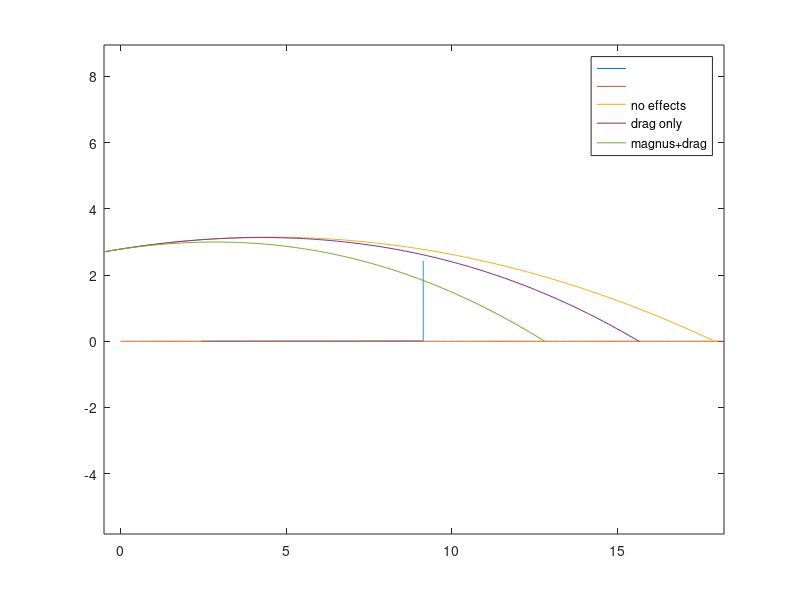

Recreate this plot in MATLAB.
clear all, clc

% Articles
% https://thesportjournal.org/article/normative-profiles-for-serve-speed-for-the-training-of-the-serve-and-reception-in-volleyball/
% https://www.mdpi.com/2076-3417/9/19/4007
% https://www.mdpi.com/2073-4441/14/17/2593 - Drag/lift spinning sphere
% https://www.engineersedge.com/calculators/magnus_effect_calculator_15766.htm
% Note, Reynolds Re ranges from 2e5 (v = 10 m/s) to 6e5 (v = 28 m/s)

%% Arrays and Variables

x = zeros(1000,1);
y = zeros(1000,1);
xdrag = zeros(1000,1);
ydrag = zeros(1000,1);
xdragmagnus = zeros(1000,1);
ydragmagnus = zeros(1000,1);
Vx = zeros(1000,1);
Vy = zeros(1000,1);
Vxdrag = zeros(1000,1);
Vydrag = zeros(1000,1);
Vxdragmagnus = zeros(1000,1);
Vydragmagnus = zeros(1000,1);
xnet = zeros(300,1);
ynet = zeros(300,1);
xfloor = zeros(300,1);
yfloor = zeros(300,1);

yfinished = 0;
ydfinished = 0;
ydmfinished = 0;

% Serve variables
angledeg = 10; % angle in degrees
angle = angledeg*pi/180; % angle for calcs
Vi = 17; % velocity in meters/s
x(1) = -.5;
y(1) = 2.70;

% angledeg = 10; % angle in degrees
% angle = angledeg*pi/180; % angle for calcs
% Vi = 22; % velocity in meters/s
% x(1) = -.5;
% y(1) = 2.70;

% Ball starts
ydrag(1) = y(1);
ydragmagnus(1) = y(1);
xdrag(1) = x(1);
xdragmagnus(1) = x(1);
Vix = Vi*cos(angle);
Viy = Vi*sin(angle);
Vx(1) = Vix;
Vy(1) = Viy;
Vxdrag(1) = Vix;
Vydrag(1) = Viy;
Vxdragmagnus(1) = Vix;
Vydragmagnus(1) = Viy;

% Making net and floor
% Net
xnet(1) = 2.43;
ynet(1) = 0;

% Floor
xfloor(1) = 0;
yfloor(1) = 0;

for j = 2:300
    xnet(j) = 18.288/2;
    ynet(j) = ynet(j-1)+(2.4384/300);
    xfloor(j) = xfloor(j-1)+(18.288/300);
    yfloor(j) = 0;
end

%% Creating arrays based on accel/velocity/position
timesteps = 500;
for i = 2:timesteps
    timestepsize = 3/timesteps;
    t = i*timestepsize;
    % Drag variables, https://www.mdpi.com/2076-3417/9/19/4007
    radius = .105;
    A = pi*radius^2;
    rho = 1.293; % density of air
    %Cd = .3; % Ranges from ~.45 for v=10 to .2 for v >= 18
    Cd = .2; % Ranges from ~.45 for v=10 to .2 for v >= 18
    m = .28; % mass in kg
    % Drag force calculation
    if Vy(i-1) > 0
        Dy = -Cd*rho*((Vydrag(i-1))^2)*A/2;
    else
        Dy = Cd*rho*((Vydrag(i-1))^2)*A/2;
        if Dy > 9.81*m
            Dy = 9.81*m;
        end
    end
    Dx = -Cd*rho*((Vxdrag(i-1))^2)*A/2;

    % Calculating velocity and position with drag
    Vxdrag(i) = Vxdrag(i-1) + (Dx/m)*timestepsize;
    Vydrag(i) = Vydrag(i-1) + (-9.81+Dy/m)*timestepsize;
    xdrag(i) = xdrag(i-1) + Vxdrag(i)*timestepsize;
    ydrag(i) = ydrag(i-1) + Vydrag(i)*timestepsize;

    % Calculating effects of Magnus force
    velapprox = Vi;
    omega = 30; % radians per s
    S = radius*omega/velapprox;
    disp(S);
    %CL = 0; % Float serve, no spin
    %CL = .1; % Lift coefficient for Magnus, approx based on S
    CL = .2; % Lift coefficient for Magnus, approx based on S
    Vdragmagnustotal = sqrt((Vydragmagnus(i-1)^2)+(Vxdragmagnus(i-1)^2)); % magnitude of ball velocity
    Vdragmagnusangle = atan((Vydragmagnus(i-1))/(Vxdragmagnus(i-1))); % angle of ball vel traj
    disp(rad2deg(Vdragmagnusangle));
    % FMagnus = .5*Cl*rho*A*v^2
    FMagnus = .5*CL*rho*A*(Vdragmagnustotal)^2;
    if Vdragmagnusangle > 0
        FMagnusx = FMagnus*sin(Vdragmagnusangle);
        FMagnusy = FMagnus*-cos(Vdragmagnusangle);
    else
        FMagnusx = FMagnus*-sin(Vdragmagnusangle);
        FMagnusy = FMagnus*-cos(Vdragmagnusangle);
    end
    disp(FMagnusx);
    disp(FMagnusy);
    DMx = Dx + FMagnusx; % Drag force + Magnus force
    DMy = Dy + FMagnusy; % Drag force + Magnus force
    % Calculating velocity and position with drag + Magnus force
    Vxdragmagnus(i) = Vxdragmagnus(i-1) + (DMx/m)*timestepsize;
    Vydragmagnus(i) = Vydragmagnus(i-1) + (-9.81+DMy/m)*timestepsize;
    xdragmagnus(i) = xdragmagnus(i-1) + Vxdragmagnus(i)*timestepsize;
    ydragmagnus(i) = ydragmagnus(i-1) + Vydragmagnus(i)*timestepsize;

    % No drag
    Dx = 0;
    Dy = 0;
    % m = 1;
    Vx(i) = Vx(1) + (Dx/m)*t;
    Vy(i) = Vy(1) + (-9.81+Dy/m)*t;
    x(i) = x(1) + Vix*t + .5*(Dx/m)*t^2;
    y(i) = y(1) + Viy*t + .5*(-9.81+Dy/m)*(t^2);
end

%% Ending arrays upon floor
for yvals=1:1000
    if ydragmagnus(yvals) <= 0 && ydmfinished == 0
        endvaldm = yvals;
        ydmfinished = 1;
    end
    if ydrag(yvals) <= 0 && ydfinished == 0
        endvald = yvals;
        ydfinished = 1;
    end
    if y(yvals) <= 0 && yfinished == 0
        endval = yvals;
        yfinished = 1;
    end
end
xdragmagnusbeforefloor = xdragmagnus(1:endvaldm);
ydragmagnusbeforefloor = ydragmagnus(1:endvaldm);
xdragbeforefloor = xdrag(1:endvald);
ydragbeforefloor = ydrag(1:endvald);
xbeforefloor = x(1:endval);
ybeforefloor = y(1:endval);

%% Plotting arrays
plot(xnet,ynet);
hold on
plot(xfloor,yfloor);
hold on
plot(xbeforefloor,ybeforefloor);
hold on
plot(xdragbeforefloor,ydragbeforefloor);
hold on
plot(xdragmagnusbeforefloor,ydragmagnusbeforefloor);
axis equal
legend('','','no effects','drag only','magnus+drag')
hold off;
